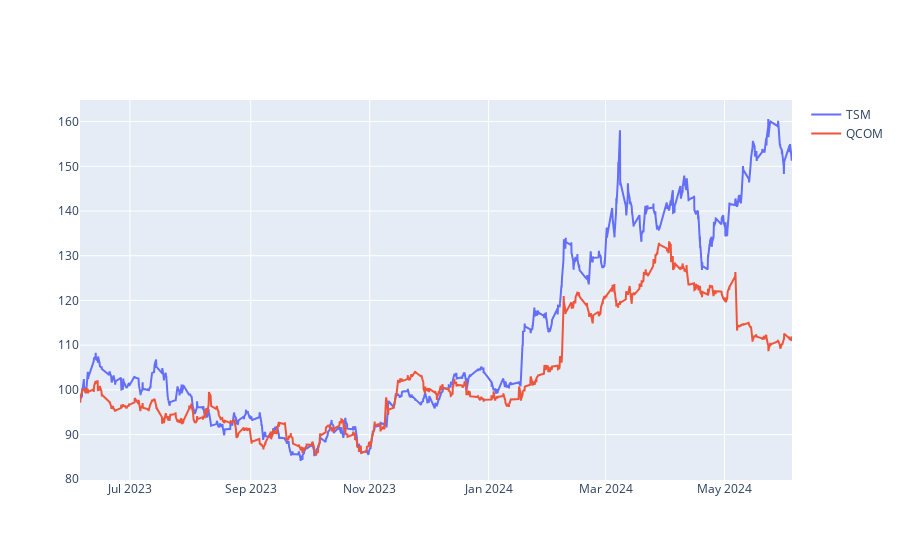

Notebook source saved alongside this figure:
### Code cell
# Plot the two normalized tickers

fig = go.Figure()
fig.add_trace(go.Scatter(x=tsm_data.index, y=tsm_data['Close'], name='TSM'))
fig.add_trace(go.Scatter(x=qcom_data.index, y=qcom_data['Close_NORM'], name='QCOM'))

fig.show()

### Figure 1 — Plotly figure (JSON) as saved in the notebook; plotly's stock layout.template omitted (floating-point values rounded to 4 significant figures; data arrays with more than 128 entries replaced by an {"elided": "..."} marker saying what was removed)
{"data": [{"name": "TSM", "type": "scatter", "x": {"elided": "1756 str values"}, "y": {"elided": "1756 float values"}}, {"name": "QCOM", "type": "scatter", "x": {"elided": "1756 str values"}, "y": {"elided": "1756 float values"}}], "layout": {}}
